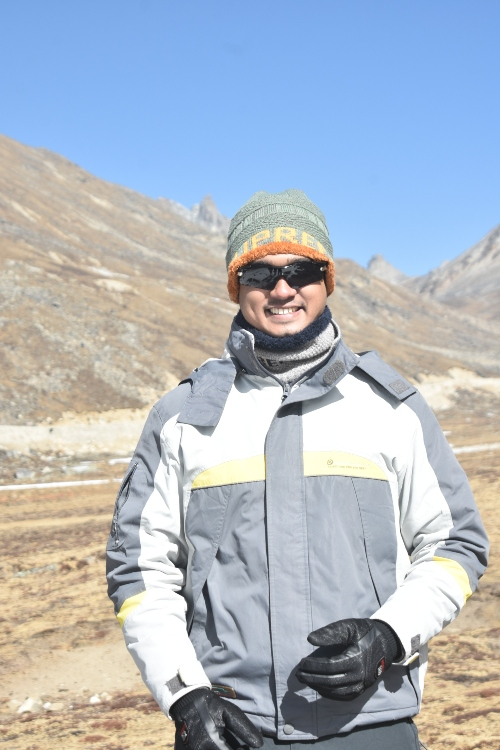
#> input picture sample_color.jpg, 500 x 750 px
$ python Lab_02_Convert_RGB_to_Grayscale_and_Show_Image_Matrix.py
#> lines starting #> are read from the running program, lines starting #| are printed output that depends on the picture
import cv2
import numpy as np
import matplotlib.pyplot as plt

# Load image in RGB
img_rgb = cv2.cvtColor(cv2.imread('sample_color.jpg'), cv2.COLOR_BGR2RGB)

# Convert to grayscale
img_gray = cv2.cvtColor(img_rgb, cv2.COLOR_RGB2GRAY)
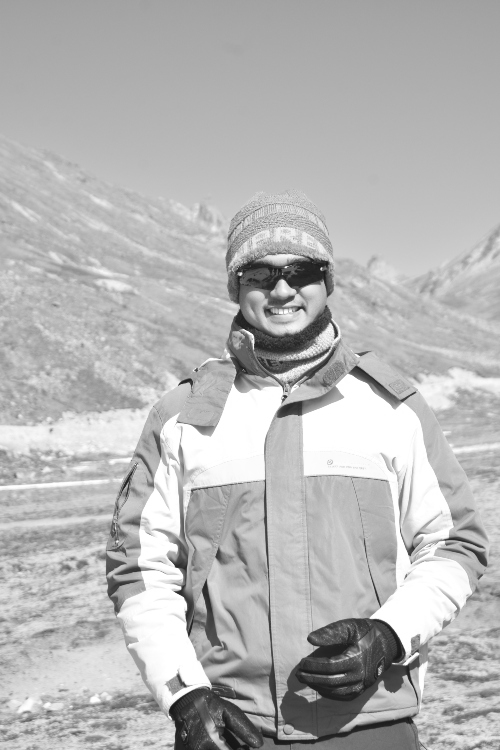
#> img_gray: shape (750, 500); min 21, max 255, mean 181.8

# Show both images side by side
plt.figure(figsize=(10, 4))
plt.subplot(1, 2, 1)
plt.imshow(img_rgb)
plt.title('Original (RGB)')
plt.axis('off')

plt.subplot(1, 2, 2)
plt.imshow(img_gray, cmap='gray')
plt.title('Grayscale')
plt.axis('off')
plt.tight_layout()
plt.show()
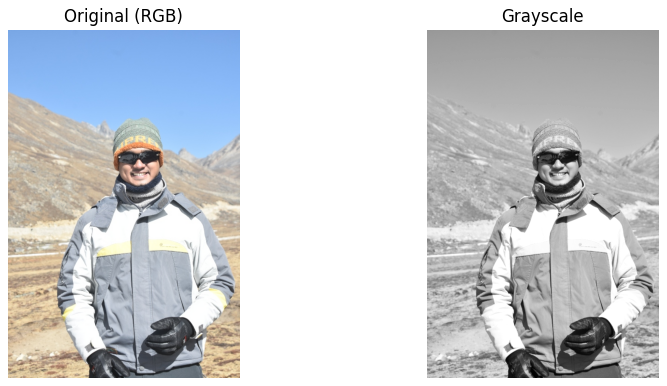
#> figure drawn by matplotlib, 2 panels

# Print grayscale matrix
print("Grayscale Image Matrix:\n", img_gray)
#> (printed output is left out)
